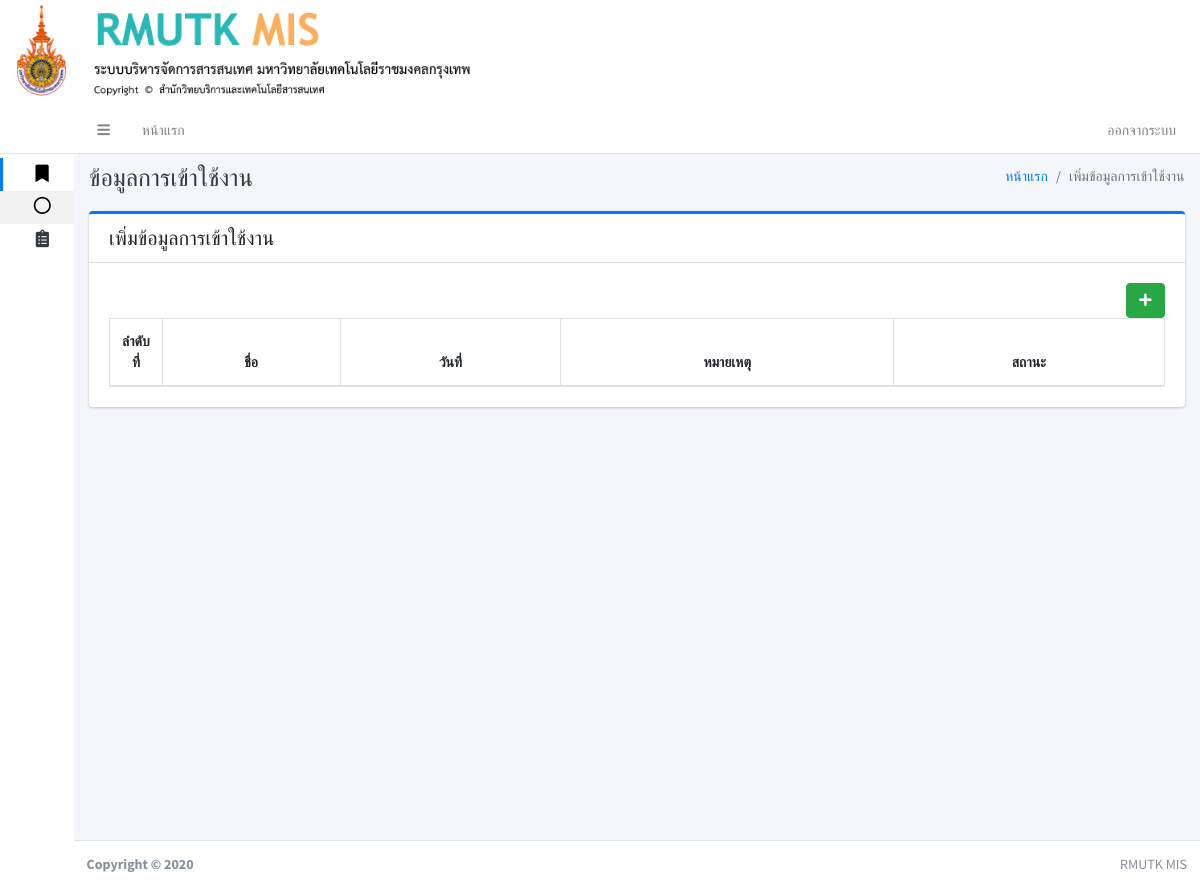
Page /index.php?used_time (signed in) on the earlier database version.
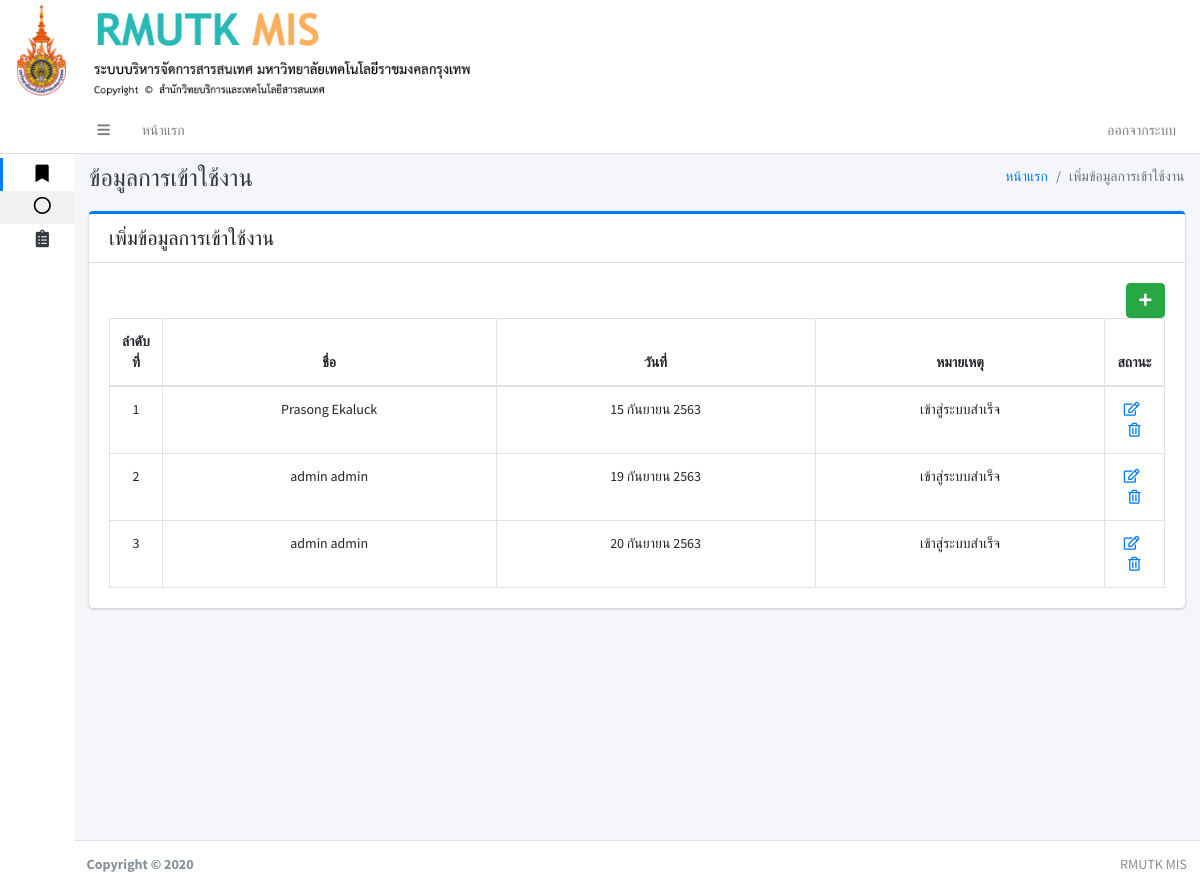
Same page on the later database version.
### tables this page shows
CREATE TABLE `used_time` (
  `used_time_id` int(11) NOT NULL,
  `used_time_user_id` int(11) NOT NULL,
  `used_date` varchar(255) NOT NULL,
  `used_time_detail` varchar(255) NOT NULL,
  `used_time_status` int(11) NOT NULL
);

CREATE TABLE `user` (
  `user_id` int(11) NOT NULL,
  `first_name` varchar(150) NOT NULL,
  `last_name` varchar(150) NOT NULL,
  `username` varchar(150) NOT NULL,
  `password` varchar(150) NOT NULL,
  `user_tumn` varchar(250) NOT NULL,
  `user_kana_id` int(11) NOT NULL,
  `user_saka_id` int(11) NOT NULL,
  `user_status` int(11) NOT NULL
);

### page/used_time.php (the view, shortened to what this page needs)
 <div class="content-header">
     <div class="container-fluid">
         <div class="row mb-2">
             <div class="col-sm-6">
                 <h1 class="m-0 text-dark">ข้อมูลการเข้าใช้งาน</h1>
             </div>
             <div class="col-sm-6">
                 <ol class="breadcrumb float-sm-right">
                     <li class="breadcrumb-item"><a href="#">หน้าแรก</a></li>
                     <li class="breadcrumb-item active">เพิ่มข้อมูลการเข้าใช้งาน</li>
                 </ol>
             </div>
         </div>
     </div>
 </div>
 <div class="content">
     <div class="container-fluid">
         <div class="row">
             <div class="col-lg-12">
                 <div class="card card-primary card-outline ">
                     <div class="card-header noprint">
                         <h5 class="m-0">เพิ่มข้อมูลการเข้าใช้งาน</h5>
                     </div>
                     <div class="card-body">
                         <?php
                         if (isset($_GET['add'])):
                            add();
                        elseif (isset($_GET['edit_user'])):
                            edit();
                        elseif (isset($_GET['del_la'])):
                            del();
                        else:
                        ?>
                         <a href="./index.php?used_time&add" class="btn btn-success float-right"><i
                                 class="fas fa-plus"></i></a>
                         <?php shows(); ?>
                         <?php endif ?>
                     </div>
                 </div>
             </div>
         </div>
     </div>
 </div>
 <?php
function shows()
{
include './conn.php';
$sqlused = " SELECT * FROM used_time  INNER JOIN user ON used_time.used_time_user_id = user.user_id ORDER BY used_time_id desc ";
$qryused = mysqli_query($conn,$sqlused);
?>
 <table id="example1" class="table table-bordered table-hover">
     <thead>
         <tr align="center">
             <th width="3px">ลำดับที่</th>
             <th>ชื่อ</th>
             <th>วันที่</th>
             <th>หมายเหตุ</th>
             <th>สถานะ</th>
         </tr>
     </thead>
     <tbody>
         <?php
        $i = 1;
        while ($rowused = $qryused->fetch_array()) {
        ?>
         <tr align="center">
             <td align="center"><?php echo $i; ?></td>
             <td><?php echo $rowused['first_name']."  ".$rowused['last_name']; ?></td>
             <td><?php echo $rowused['used_date']; ?></td>
             <td><?php echo $rowused['used_time_detail']; ?></td>
             <td width="10px">
                 <?php if ($rowused['used_time_status'] == 0): ?>
                 <a href="index.php?used_time&edit_user&used_time_id=<?php echo($used_time_id) ?>"><i
                         class="far fa-edit"></i></a>&nbsp;&nbsp;
                 <a href="page/used_time_db.php?del_used_time&used_time_id=<?php echo($used_time_id) ?>"><i
                         class="far fa-trash-alt"></i></a>
                 <?php else: ?>
                 <?php echo "<font color='red'>ยกเลิก</fon>"; ?>
                 <?php endif ?>
             </td>
         </tr>
         <?php $i++; } ?>
     </tbody>
 </table>
 <?php } ?>

### index.php (shortened to what this page needs)
<!DOCTYPE html>
<html lang="en">
<head>
    <link rel="stylesheet" href="adminlte3/plugins/fontawesome-free/css/all.min.css">
    <link rel="stylesheet" href="adminlte3/plugins/datatables-bs4/css/dataTables.bootstrap4.css">
    <link rel="stylesheet" href="adminlte3/plugins/select2/css/select2.min.css">
    <link rel="stylesheet" href="adminlte3/plugins/select2-bootstrap4-theme/select2-bootstrap4.min.css">
    <link rel="stylesheet" href="adminlte3/dist/css/adminlte.min.css">
    <link rel="stylesheet" href="adminlte3/plugins/summernote/summernote-bs4.css">
    <link rel="stylesheet" type="text/css" href="css/cuttom.css">
</head>
<body class="hold-transition sidebar-collapse sidebar-mini text-sm ">
    <?php include 'banner.php'; ?>
    <div class="wrapper">
        <?php
    include 'navbar.php';
    include 'sidebar.php';
    ?>
        <div class="content-wrapper">
            <?php
      if (isset($_GET['pa1'])) {
        include 'page/pa1.php';
      }elseif (isset($_GET['pa2'])) {
        include 'page/pa2.php';
      }elseif (isset($_GET['pa3'])) {
        include 'page/pa3.php';
      }elseif (isset($_GET['pa4'])) {
        include 'page/pa4.php';
      }elseif (isset($_GET['pa5'])) {
        include 'page/pa5.php';
      }elseif (isset($_GET['pa6'])) {
        include 'page/pa6.php';
      }elseif (isset($_GET['pa66'])) {
        include 'page/pa66.php';
      }elseif (isset($_GET['pa666'])) {
        include 'page/pa666.php';
      }elseif (isset($_GET['pa7'])) {
        include 'page/pa7_news.php';
      }elseif (isset($_GET['pa8'])) {
        include 'page/pa8_user.php';
      }elseif (isset($_GET['ph'])) {
        include 'page/ph.php';
      }elseif (isset($_GET['addtext'])) {
        include 'page/addtext.php';
      }elseif (isset($_GET['ph1'])) {
        include 'page/ph1.php';
      }elseif (isset($_GET['pla'])) {
        include 'page/pla.php';
      }elseif (isset($_GET['kanzon'])) {
        include 'page/kanzon.php';
      }elseif (isset($_GET['kan_research'])) {
        include 'page/kan_research.php';
      }elseif (isset($_GET['kan_activity'])) {
        include 'page/kan_activity.php';
      }elseif (isset($_GET['arts_and_culture'])) {
        include 'page/arts_and_culture.php';
      }elseif (isset($_GET['order_management'])) {
        include 'page/order_management.php';
      }elseif (isset($_GET['my_rate'])) {
        include 'page/my_rate.php';
      }elseif (isset($_GET['used_time'])) {
        include 'page/used_time.php';
      }else{
        include 'new.php';
      }
      ?>
        </div>
        <footer class="main-footer noprint">
            <div class="float-right d-none d-sm-inline">
                RMUTK MIS
            </div>
            <strong>Copyright &copy; 2020 </strong>
        </footer>
    </div>
</body>
</html>

### banner.php
<div class="row noprint">
<img src="img/logo.png" class="col-md-5 " >
</div>

### navbar.php (shortened to what this page needs)
<nav class="main-header navbar navbar-expand navbar-white navbar-light">
  <ul class="navbar-nav">
    <li class="nav-item">
      <a class="nav-link" data-widget="pushmenu" href="#"><i class="fas fa-bars"></i></a>
    </li>
    <li class="nav-item d-none d-sm-inline-block">
      <a href="index.php" class="nav-link">หน้าแรก</a>
    </li>
    </ul>
    <ul class="navbar-nav ml-auto">
      <li class="nav-item d-none d-sm-inline-block">
        <?php if (!isset($_SESSION["USERNAME"])):
          ?>
          <a href="./home" class="nav-link">เข้าสู่ระบบ</a>
          <?php else: ?>
            <a data-toggle="modal" data-target="#LogoutModal" class="nav-link">ออกจากระบบ</a>
          <?php endif ?>
        </li>
      </ul>
    </nav>

### sidebar.php (shortened to what this page needs)
<aside class="main-sidebar sidebar-light-primary">
    <a href="#" class="brand-link">
                <?php
      $status = "";
      if (isset($_SESSION["USERNAME"])){
        $user = $_SESSION["USERNAME"];
        include './conn.php';
        $sqlhusercc=" SELECT * FROM user WHERE username = '$user' ";
        $qryhusercc = mysqli_query($conn,$sqlhusercc);
        $rowhusercc = mysqli_fetch_assoc($qryhusercc);
        $status = $rowhusercc['user_status'];
        ?>
                <?php }else{ ?>
                &nbsp;
                <?php } ?>
    </a>
    <div class="sidebar text-xs">
        <nav class="mt-2">
            <ul class="nav nav-pills nav-sidebar nav-compact nav-child-indent nav-legacy flex-column"
                data-widget="treeview" role="menu" data-accordion="false">
                <li class="nav-item has-treeview menu-open">
                    <a href="#" class="nav-link active">
                        <i class="nav-icon fas fa-bookmark"></i>
                    </a>
                    <ul class="nav nav-treeview">
                        <li class="nav-item">
                            <a href="index.php" class="nav-link active">
                                <i class="far fa-circle nav-icon"></i>
                            </a>
                        </li>
                    </ul>
                </li>
                <?php if ($status == 1): ?>
                <li class="nav-item">
                    <a href="#" class="nav-link">
                        <i class="nav-icon fas fa-clipboard-list"></i>
                    </a>
                </li>
                <?php else: ?>
                <?php endif ?>
            </ul>
        </nav>
    </div>
</aside>

Differences in the rows shown:
added used_time: user.first_name "Prasong", user.last_name "Ekaluck", used_date "15 กันยายน 2563", used_time_detail "เข้าสู่ระบบสำเร็จ"
added used_time: user.first_name "admin", user.last_name "admin", used_date "19 กันยายน 2563", used_time_detail "เข้าสู่ระบบสำเร็จ"
added used_time: user.first_name "admin", user.last_name "admin", used_date "20 กันยายน 2563", used_time_detail "เข้าสู่ระบบสำเร็จ"
